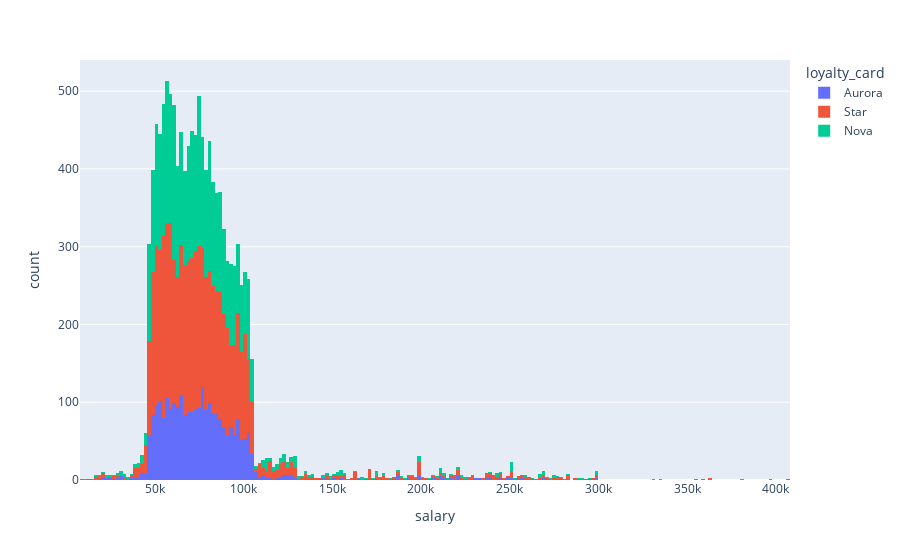

The notebook cell saved with this chart:
### Code cell
fig = px.histogram(pandas_df2,x='salary',color='loyalty_card')
fig.show()
# pio.write_image(fig, "hist_loyalty2.jpeg")
# No difference of behaviour between groups

### Figure 1 — Plotly figure (JSON) as saved in the notebook; plotly's stock layout.template omitted (floating-point values rounded to 4 significant figures; data arrays with more than 128 entries replaced by an {"elided": "..."} marker saying what was removed)
{"data": [{"alignmentgroup": "True", "bingroup": "x", "hovertemplate": "loyalty_card=Aurora<br>salary=%{x}<br>count=%{y}<extra></extra>", "legendgroup": "Aurora", "marker": {"color": "#636efa", "pattern": {"shape": ""}}, "name": "Aurora", "offsetgroup": "Aurora", "orientation": "v", "showlegend": true, "type": "histogram", "x": {"elided": "2635 int values"}, "xaxis": "x", "yaxis": "y"}, {"alignmentgroup": "True", "bingroup": "x", "hovertemplate": "loyalty_card=Star<br>salary=%{x}<br>count=%{y}<extra></extra>", "legendgroup": "Star", "marker": {"color": "#EF553B", "pattern": {"shape": ""}}, "name": "Star", "offsetgroup": "Star", "orientation": "v", "showlegend": true, "type": "histogram", "x": {"elided": "5525 int values"}, "xaxis": "x", "yaxis": "y"}, {"alignmentgroup": "True", "bingroup": "x", "hovertemplate": "loyalty_card=Nova<br>salary=%{x}<br>count=%{y}<extra></extra>", "legendgroup": "Nova", "marker": {"color": "#00cc96", "pattern": {"shape": ""}}, "name": "Nova", "offsetgroup": "Nova", "orientation": "v", "showlegend": true, "type": "histogram", "x": {"elided": "4339 int values"}, "xaxis": "x", "yaxis": "y"}], "layout": {"barmode": "relative", "legend": {"title": {"text": "loyalty_card"}, "tracegroupgap": 0}, "margin": {"t": 60}, "xaxis": {"anchor": "y", "domain": [0, 1], "title": {"text": "salary"}}, "yaxis": {"anchor": "x", "domain": [0, 1], "title": {"text": "count"}}}}
